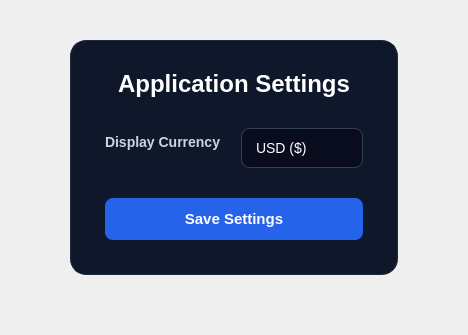
      <widget class="QWidget" name="settingsPage">
       <layout class="QVBoxLayout" name="verticalLayoutSettingsPage">
        <property name="leftMargin"><number>30</number></property>
        <property name="topMargin"><number>20</number></property>
        <property name="rightMargin"><number>30</number></property>
        <property name="bottomMargin"><number>20</number></property>
        <item>
         <spacer name="spacerSettingsTop">
          <property name="orientation"><enum>Qt::Vertical</enum></property>
          <property name="sizeHint" stdset="0"><size><width>20</width><height>20</height></size></property>
         </spacer>
        </item>
        <item>
         <layout class="QHBoxLayout" name="horizontalLayoutSettingsWrapper">
          <item>
           <spacer name="spacerSettingsLeft">
            <property name="orientation"><enum>Qt::Horizontal</enum></property>
            <property name="sizeHint" stdset="0"><size><width>40</width><height>20</height></size></property>
           </spacer>
          </item>
          <item>
           <widget class="QWidget" name="settingsContainerWidget">
            <property name="minimumWidth"><number>500</number></property>
            <property name="maximumWidth"><number>550</number></property>
            <property name="styleSheet">
             <string notr="true">
                #settingsContainerWidget {
                    background-color: #0f172a;
                    border: 1px solid #1e293b;
                    border-radius: 16px;
                }
                QLabel {
                    color: #cbd5e1;
                    font-size: 14px;
                    font-weight: 600;
                    font-family: 'Segoe UI';
                }
                QComboBox {
                    background-color: #080c1d;
                    color: #ffffff;
                    border: 1px solid #334155;
                    border-radius: 8px;
                    padding: 10px 14px;
                    font-size: 14px;
                    font-family: 'Segoe UI';
                }
                QComboBox:focus {
                    border: 1px solid #38bdf8;
                }
                QComboBox::drop-down {
                    border: none;
                    width: 30px;
                }
                QComboBox QAbstractItemView {
                    background-color: #0f172a;
                    color: #ffffff;
                    selection-background-color: #1e293b;
                    border: 1px solid #1e293b;
                }
             </string>
            </property>
            <layout class="QVBoxLayout" name="verticalLayoutSettingsContent">
             <property name="leftMargin"><number>35</number></property>
             <property name="topMargin"><number>30</number></property>
             <property name="rightMargin"><number>35</number></property>
             <property name="bottomMargin"><number>35</number></property>
             <property name="spacing"><number>20</number></property>

             <item>
              <widget class="QLabel" name="labelSettingsHeader">
               <property name="text"><string>Application Settings</string></property>
               <property name="alignment"><set>Qt::AlignCenter</set></property>
               <property name="styleSheet">
                <string notr="true">color: #ffffff; font-size: 24px; font-weight: bold; margin-bottom: 10px;</string>
               </property>
              </widget>
             </item>

             <item>
              <layout class="QFormLayout" name="formLayoutSettingsFields">
               <property name="horizontalSpacing"><number>20</number></property>
               <property name="verticalSpacing"><number>18</number></property>
               <property name="labelAlignment"><set>Qt::AlignLeft|Qt::AlignVCenter</set></property>

               <item row="0" column="0">
                <widget class="QLabel" name="labelCurrency">
                 <property name="text"><string>Display Currency</string></property>
                </widget>
               </item>
               <item row="0" column="1">
                <widget class="QComboBox" name="comboCurrency">
                 <item><property name="text"><string>USD ($)</string></property></item>
                 <item><property name="text"><string>RSD (din)</string></property></item>
                 <item><property name="text"><string>EUR (€)</string></property></item>
                </widget>
               </item>
              </layout>
             </item>

             <item>
              <widget class="QPushButton" name="btnSaveSettings">
               <property name="text"><string>Save Settings</string></property>
               <property name="styleSheet">
                <string notr="true">
                    QPushButton {
                        background-color: #2563eb; color: #ffffff; border: none; border-radius: 8px;
                        padding: 12px; font-size: 15px; font-weight: bold; font-family: 'Segoe UI'; margin-top: 10px;
                    }
                    QPushButton:hover { background-color: #1d4ed8; }
                </string>
               </property>
              </widget>
             </item>

            </layout>
           </widget>
          </item>
          <item>
           <spacer name="spacerSettingsRight">
            <property name="orientation"><enum>Qt::Horizontal</enum></property>
            <property name="sizeHint" stdset="0"><size><width>40</width><height>20</height></size></property>
           </spacer>
          </item>
         </layout>
        </item>
        <item>
         <spacer name="spacerSettingsBottom">
          <property name="orientation"><enum>Qt::Vertical</enum></property>
          <property name="sizeHint" stdset="0"><size><width>20</width><height>40</height></size></property>
         </spacer>
        </item>
       </layout>
      </widget>
